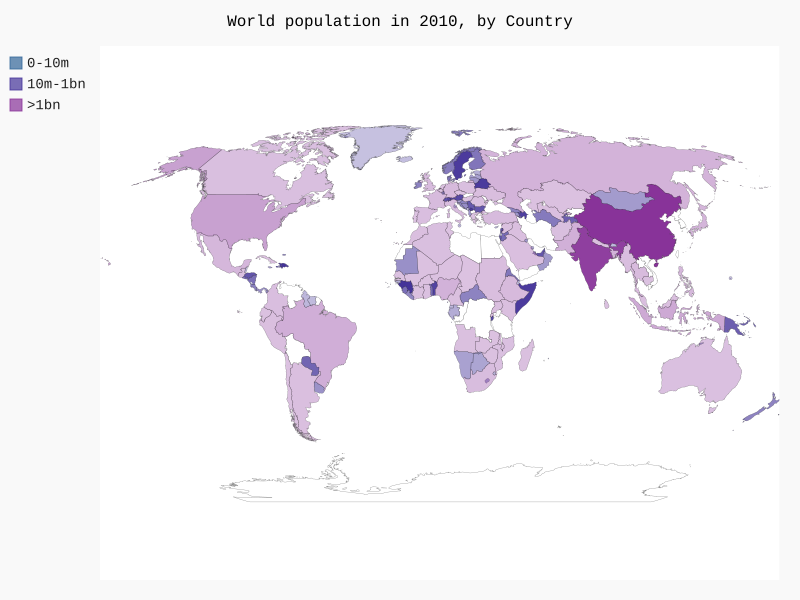

The Python source for this figure:
import json

import pygal
from pygal.style import RotateStyle

from country_codes import get_country_code

# Load the data into a list

filename = 'population_data.json'
with open(filename) as f:
    pop_data = json.load(f)



# Build a dictionary of population data.
cc_populations = {}
# Print the 2010 population for each country.
for pop_dict in pop_data:
    if pop_dict['Year'] == '2010':
        country_name = pop_dict['Country Name']
        population = int(float(pop_dict['Value']))
        code = get_country_code(country_name)
        if code:
                cc_populations[code] = population

# Group the countries into 3 population levels. 
cc_pops_1,cc_pops_2,cc_pops_3 = {},{}, {}
for cc, pop in cc_populations.items():
    if pop < 10000000:
        cc_pops_2[cc] = pop
    elif pop <10000000:
        cc_pops_2[cc] = pop
    else:
        cc_pops_3[cc] = pop

# See how many countries are in each level.
print(len(cc_pops_1), len(cc_pops_2), len(cc_pops_3))


wm_style = RotateStyle('#336699')
wm = pygal.maps.world.World(style=wm_style)
wm.title = 'World population in 2010, by Country'
wm.add('0-10m', cc_pops_1)
wm.add('10m-1bn', cc_pops_2)
wm.add('>1bn', cc_pops_3)


wm.render_to_file('world_population.svg')
